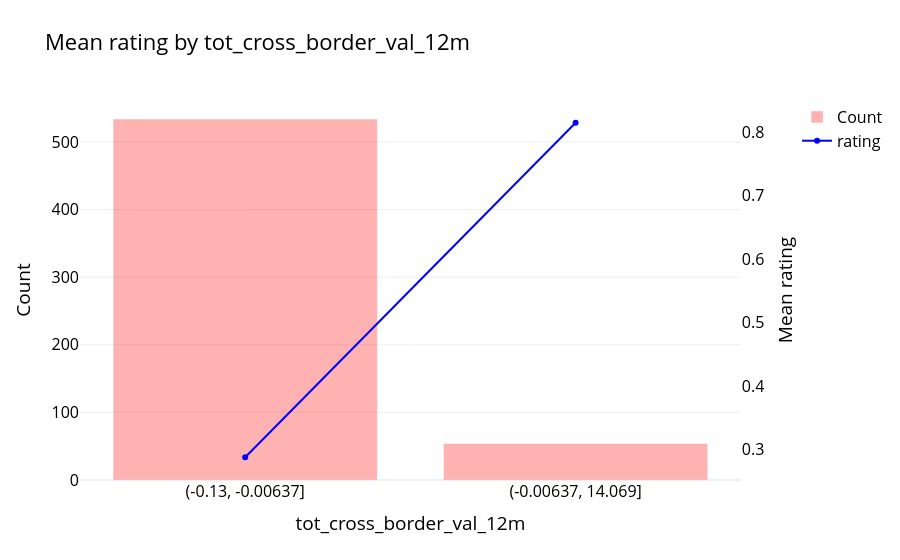

Notebook code for this chart:
### Markdown cell above
## tot_cross_border_val_12m
Total amount of cross-border wire transaction (in and out) for the past 12 months

### Code cell
eda(df, "rating", "tot_cross_border_val_12m", bins = 2)

### Figure 1 — Plotly figure (JSON) as saved in the notebook; plotly's stock layout.template omitted (floating-point values rounded to 4 significant figures)
{"data": [{"marker": {"color": "red"}, "name": "Count", "opacity": 0.3, "type": "bar", "x": ["(-0.13, -0.00637]", "(-0.00637, 14.069]"], "y": [534, 54]}, {"line": {"color": "blue"}, "mode": "lines+markers", "name": "rating", "type": "scatter", "x": ["(-0.13, -0.00637]", "(-0.00637, 14.069]"], "xaxis": "x", "y": [0.2884, 0.8148], "yaxis": "y2"}], "layout": {"font": {"color": "black", "size": 16}, "title": {"text": "Mean rating by tot_cross_border_val_12m"}, "xaxis": {"anchor": "y", "domain": [0.0, 0.94], "title": {"text": "tot_cross_border_val_12m"}, "type": "category"}, "yaxis": {"anchor": "x", "domain": [0.0, 1.0], "title": {"text": "Count"}}, "yaxis2": {"anchor": "x", "overlaying": "y", "showgrid": false, "side": "right", "tickmode": "auto", "title": {"text": "Mean rating"}}}}
